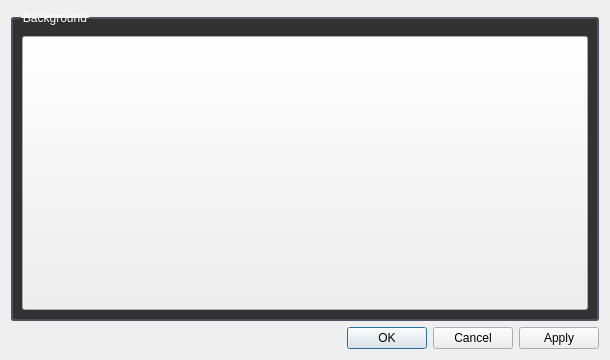
<?xml version="1.0" encoding="UTF-8"?>
<ui version="4.0">
 <class>ColorSettingsWidget</class>
 <widget class="QWidget" name="ColorSettingsWidget">
  <property name="geometry">
   <rect>
    <x>0</x>
    <y>0</y>
    <width>610</width>
    <height>360</height>
   </rect>
  </property>
  <property name="minimumSize">
   <size>
    <width>610</width>
    <height>360</height>
   </size>
  </property>
  <property name="windowTitle">
   <string>Form</string>
  </property>
  <property name="styleSheet">
   <string notr="true">ColorSettingsWidget {
background-color: #323232;  /* Black */
}

QDialogButtonBox {
background-color: #323232;  /* Black */
}

QGroupBox {
    background-color: #323232;  /* Gray */
    color: white;
    border-radius: 3px;
    border: 2px solid #505060;
    margin-top: 6px;
    padding-top: 8px;
}

QGroupBox::title {
    subcontrol-origin: margin;
    subcontrol-position: top left;
    left: 10px;
}
</string>
  </property>
  <layout class="QGridLayout" name="gridLayout">
   <item row="1" column="0">
    <widget class="QDialogButtonBox" name="buttonBox">
     <property name="standardButtons">
      <set>QDialogButtonBox::Apply|QDialogButtonBox::Cancel|QDialogButtonBox::Ok</set>
     </property>
    </widget>
   </item>
   <item row="0" column="0">
    <widget class="QGroupBox" name="GB_backgroundColor">
     <property name="sizePolicy">
      <sizepolicy hsizetype="Preferred" vsizetype="Expanding">
       <horstretch>0</horstretch>
       <verstretch>0</verstretch>
      </sizepolicy>
     </property>
     <property name="title">
      <string>Background</string>
     </property>
     <layout class="QGridLayout" name="gridLayout_2">
      <item row="0" column="0">
       <widget class="QPushButton" name="PB_chooseBackgroundColor">
        <property name="sizePolicy">
         <sizepolicy hsizetype="Minimum" vsizetype="Expanding">
          <horstretch>0</horstretch>
          <verstretch>0</verstretch>
         </sizepolicy>
        </property>
        <property name="text">
         <string/>
        </property>
       </widget>
      </item>
     </layout>
    </widget>
   </item>
  </layout>
 </widget>
 <resources/>
 <connections/>
</ui>
